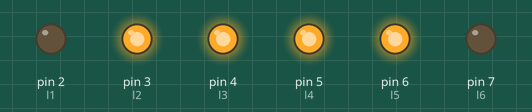
Simulated run of this sketch. Board: Arduino Uno, built with avr-gcc and run on an emulated ATmega328P. On the bench: output pins drawn as LEDs (lit = HIGH).

Above: at 1.2 s.
At 3.2 s:
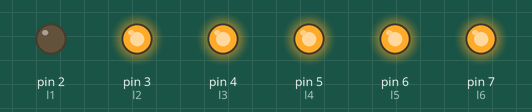
At 6.2 s:
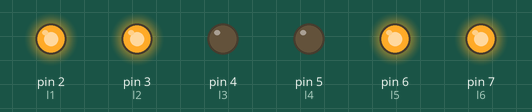
At 7.7 s:
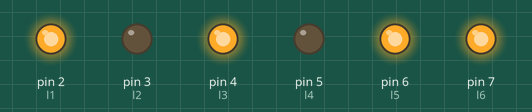
At 9.2 s:
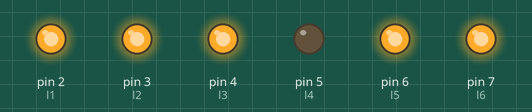
At 12.7 s:
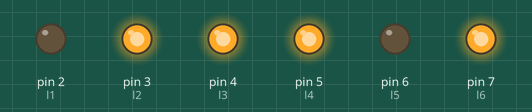
Timing chart, 0 to 13.0 s (numbered marks = the images above):
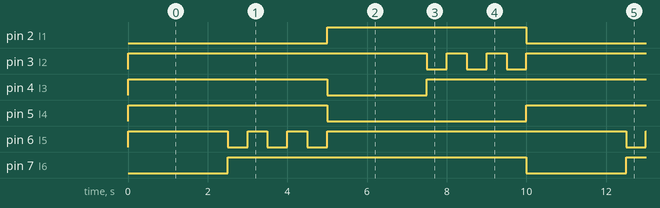

Measured:
- by itself, pin 2 (l1), pin 5 (l4): alternates HIGH for 5.0 s and LOW for 5.0 s
- by itself, pin 3 (l2), pin 6 (l5): repeats every 10.0 s: 2 × (HIGH 0.50 s, LOW 0.50 s), HIGH 7.5 s, LOW 0.50 s
- by itself, pin 4 (l3), pin 7 (l6): alternates HIGH for 7.5 s and LOW for 2.5 s

The sketch:

sketch_mar27a.ino
```cpp
const int l1 = 2;
const int l2 = 3;
const int l3 = 4;
const int l4 = 5;
const int l5 = 6;
const int l6 = 7;
boolean l_state = 0;
unsigned long prev = 0;

void setup()
{
	pinMode(l1, OUTPUT);
	pinMode(l2, OUTPUT);
	pinMode(l3, OUTPUT);
	pinMode(l4, OUTPUT);
	pinMode(l5, OUTPUT);
	pinMode(l6, OUTPUT);
	l_state = 0;

	digitalWrite(l1, LOW);
	digitalWrite(l2, HIGH);
	digitalWrite(l3, HIGH);
	digitalWrite(l4, HIGH);
	digitalWrite(l5, HIGH);
	digitalWrite(l6, LOW);
}

void loop()
{
	digitalWrite(l1, LOW);
	digitalWrite(l6, LOW);
	delay(2500);
	digitalWrite(l6, HIGH);
	for (int i = 0; i < 5; i++)
	{
		digitalWrite(l5, l_state);
		l_state = !l_state;
		delay(500);
	}
	l_state = 0;
	digitalWrite(l5, HIGH);
	digitalWrite(l1, HIGH);
	digitalWrite(l4, LOW);
	digitalWrite(l3, LOW);
	delay(2500);
	digitalWrite(l3, HIGH);
	for (int i = 0; i < 5; i++)
	{
		digitalWrite(l2, l_state);
		l_state = !l_state;
		delay(500);
	}
	l_state = 0;
	digitalWrite(l2, HIGH);
	digitalWrite(l4, HIGH);
}
```
